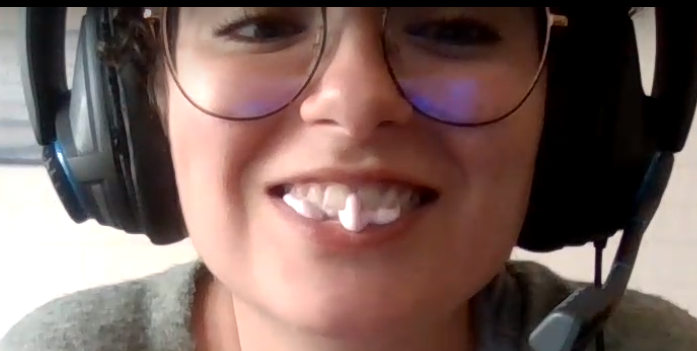
#> input picture image.png, 697 x 351 px
$ jupyter execute --allow-errors pruebas.ipynb
#> lines starting #> are read from the running program, lines starting #| are printed output that depends on the picture; after the words box and inside, x2 and y2 are one past the last pixel; in counts of white or black regions, pixels touching at a corner belong together
[cell 1]
from PIL import Image, ImageOps

WIDTH = 800
HEIGHT = 480

black = Image.open("image.png")
#> black is the input picture: PIL image 697x351 RGBA; mean R, G, B, A 120.9, 97.9, 92.2, 255
black = ImageOps.pad(image=black, size=(WIDTH, HEIGHT), color="white").convert("1")
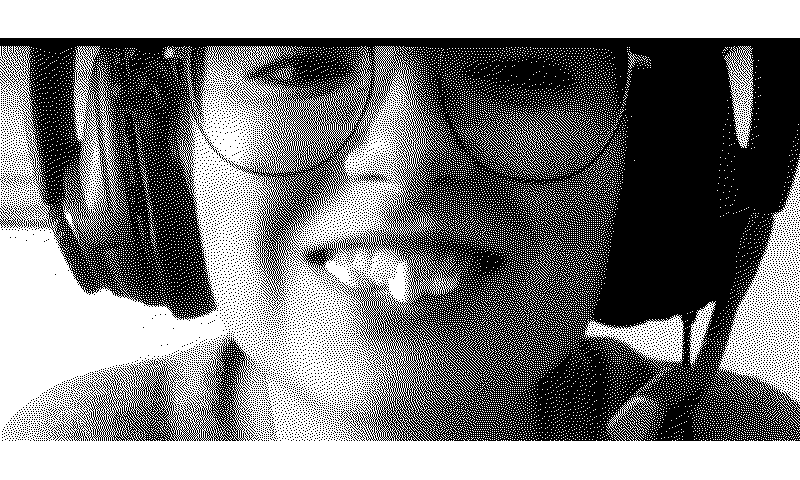
#> black: PIL image 800x480 1; 50.2% white; 9101 black regions (9087 under 20 px), largest, box (x1, y1, x2, y2) and area: (0, 38, 800, 441) 173342, (54, 335, 256, 441) 6661, (0, 206, 27, 228) 194
red = Image.open("imagen.jpg")
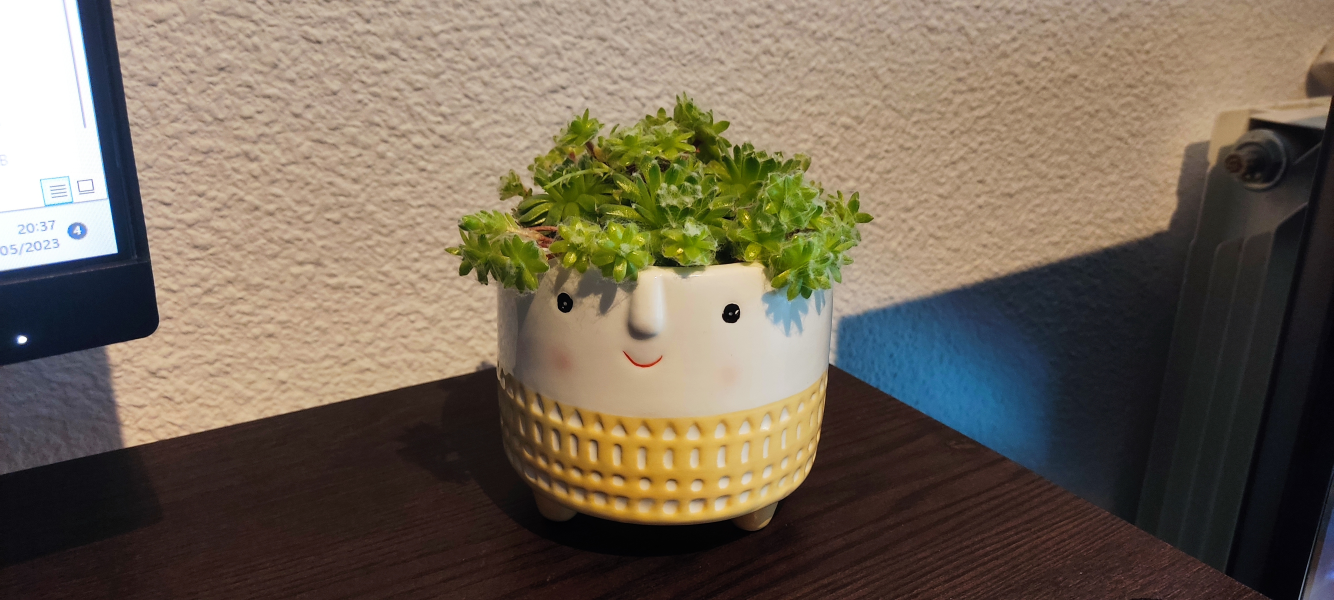
#> input picture imagen.jpg, 4000 x 1800 px (shown at 1/3 size)
#> red is the input picture: PIL image 4000x1800 RGB; mean R, G, B 116.5, 104.2, 88.2
red = ImageOps.pad(image=red, size=(WIDTH, HEIGHT), color="white").convert("1")
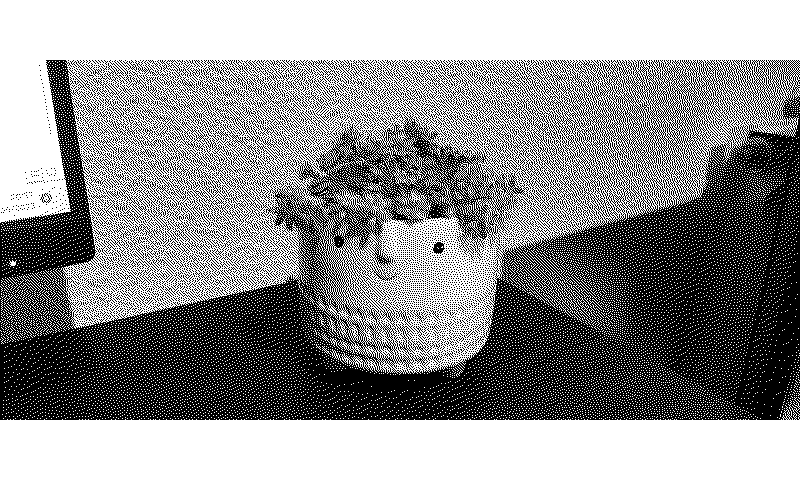
#> red: PIL image 800x480 1; 56% white; black in thin lines or dots, all inside (x1, y1, x2, y2) = (0, 60, 800, 420)

[cell 2]
black

[cell 3]
red

[cell 4]
black_bytes = bytearray(black.tobytes('raw'))
red_bytes = bytearray(red.tobytes('raw'))

for i in range(len(red_bytes)):
    red_bytes[i] ^= 0xFF
    # black_bytes[i] = 0xFF


buf = black_bytes + red_bytes

print(len(buf))
#| 96000
